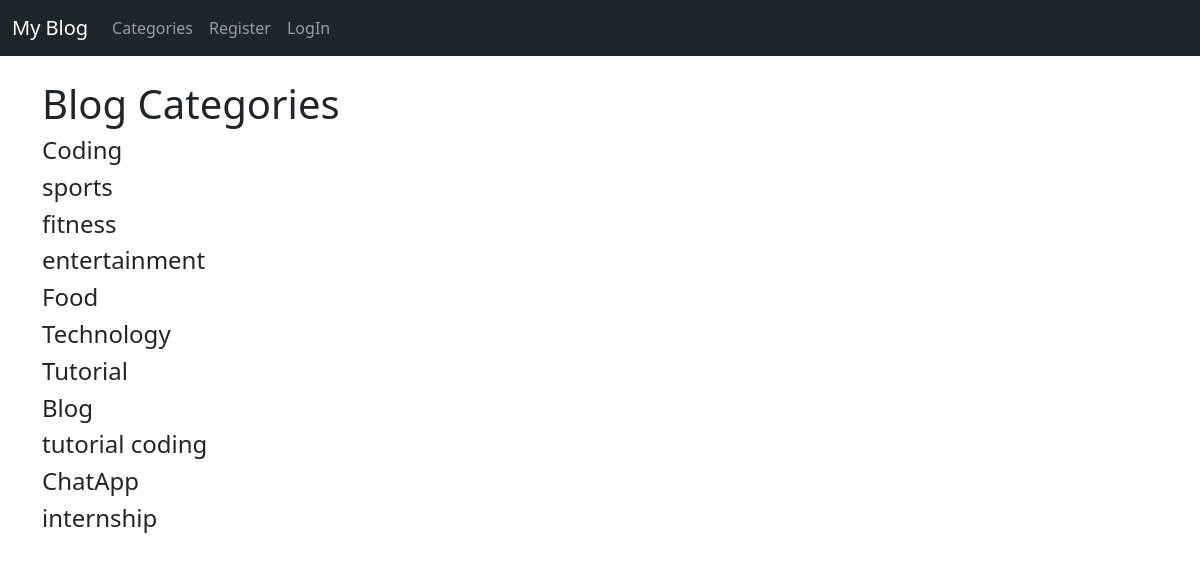
Screenshot of /category-list with the database file from the repository.
### theblog/models.py (models this page shows, shortened)
class Category(models.Model):
    name = models.CharField(max_length=255)
    def __str__(self):
        return self.name

### theblog/views.py (the view)
# urls.py: path('category-list',CategoryListView,name="category-list"),
def CategoryListView(request):
    cat_menu_list = Category.objects.all()
    return render(request, 'category_list.html', {'cat_menu_list': cat_menu_list})

### theblog/templates/category_list.html (shortened to what this page needs)
 {% extends 'base.html' %}
{% block content %}
<h1>Blog Categories</h1>
 {% for item in  cat_menu_list %}
             <h4> <a class="dropdown-item" href="{% url 'category' item|slugify %}"> {{item}}</a></h4>
              {% endfor %}
  {% endblock %}

### rows the page displays
Category: name "Coding"
Category: name "sports"
Category: name "fitness"
Category: name "entertainment"
Category: name "Food"
Category: name "Technology"
Category: name "Tutorial"
Category: name "Blog"
Category: name "tutorial coding"
Category: name "ChatApp"
Category: name "internship"
